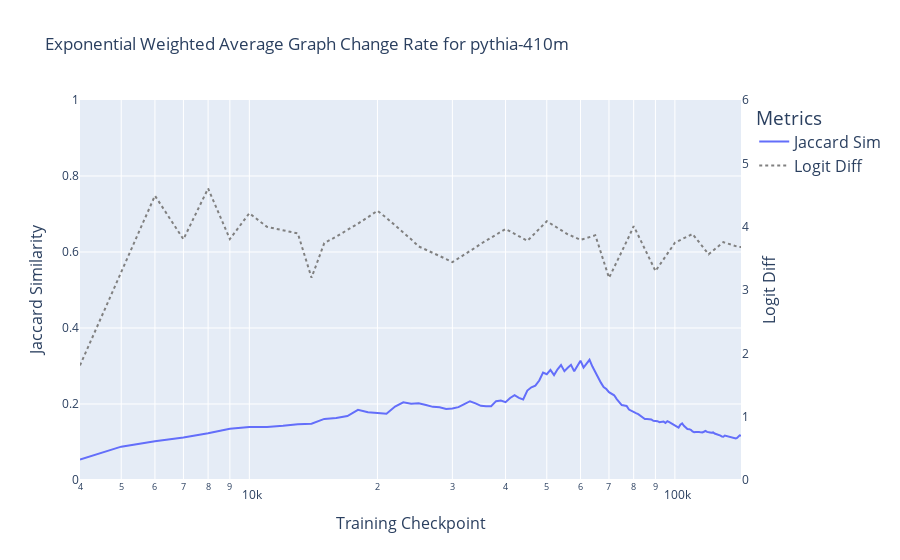

Notebook cell for this chart:
### Code cell
jaccard_reference_results = compute_ewma_weighted_jaccard_similarity(in_circuit_df, alpha=0.1)
plot_graph_metric(
    jaccard_reference_results, 
    'ewma_change_rate', 
    perf_metric_dict, 
    f'Exponential Weighted Average Graph Change Rate for {MODEL_NAME}', 
    y_ranges=((0, 1), (0, 6)), 
    left_y_title="Jaccard Similarity",
    x_axis_col='checkpoint_2', 
    log_x=True,
    metric_legend_name="Jaccard Sim",
    output_path = OUTPUT_DIR
)

### Figure 1 — Plotly figure (JSON) as saved in the notebook; plotly's stock layout.template omitted (floating-point values rounded to 4 significant figures; data arrays with more than 128 entries replaced by an {"elided": "..."} marker saying what was removed)
{"data": [{"hovertemplate": "variable=Jaccard Sim<br>checkpoint_2=%{x}<br>value=%{y}<extra></extra>", "legendgroup": "Jaccard Sim", "line": {"color": "#636efa", "dash": "solid"}, "marker": {"symbol": "circle"}, "mode": "lines", "name": "Jaccard Sim", "orientation": "v", "showlegend": true, "type": "scatter", "x": {"elided": "140 int values"}, "xaxis": "x", "y": {"elided": "140 float values"}, "yaxis": "y"}, {"line": {"color": "gray", "dash": "dot", "width": 2}, "mode": "lines", "name": "Logit Diff", "type": "scatter", "x": {"elided": "140 int values"}, "y": {"elided": "140 float values"}, "yaxis": "y2"}], "layout": {"legend": {"font": {"size": 16}, "title": {"text": "Metrics"}, "tracegroupgap": 0}, "title": {"text": "Exponential Weighted Average Graph Change Rate for pythia-410m"}, "xaxis": {"anchor": "y", "domain": [0, 1], "title": {"font": {"size": 16}, "text": "Training Checkpoint"}, "type": "log"}, "yaxis": {"anchor": "x", "domain": [0, 1], "range": [0, 1], "title": {"font": {"size": 16}, "text": "Jaccard Similarity"}}, "yaxis2": {"overlaying": "y", "range": [0, 6], "showgrid": false, "side": "right", "title": {"font": {"size": 16}, "text": "Logit Diff"}}}}
